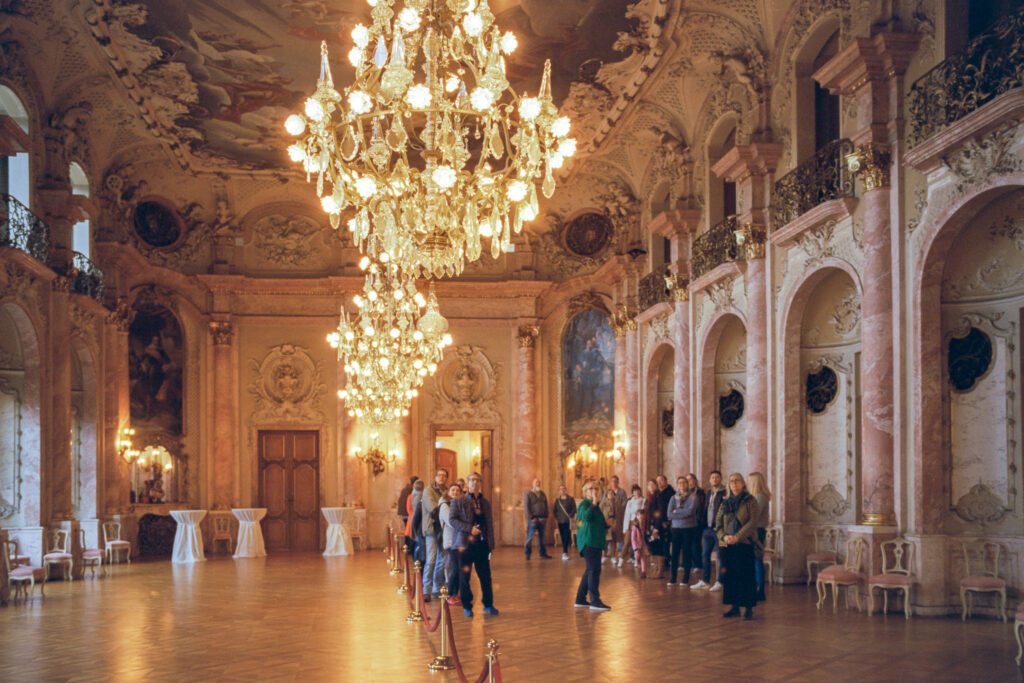
#> input picture photo-inspo/058_FULL_01_XXX-LIGHTROOM-1024x683.jpg, 1024 x 683 px
$ python -i tone_response_metrics.py   (imports and definitions only)
#> lines starting #> are read from the running program, lines starting #| are printed output that depends on the picture
"""Same-pixel display-output measurements, never perceptual preference scores.

The photographic CPU output is 16-bit encoded sRGB. All memberships are frozen
from a named baseline. The Gaussian band-pass signals include texture, edges and
grain; their RMS does not establish recovered scene detail or image quality.
"""

from dataclasses import dataclass
import math

import cv2
import numpy as np


LUMA = np.array([0.2126, 0.7152, 0.0722], dtype=np.float64)
DETAIL_SCALES = {"fine": (0.8, 3.0), "coarse": (3.0, 12.0)}


def decode_srgb(rgb):
    return np.where(rgb <= 0.04045, rgb / 12.92,
                    ((rgb + 0.055) / 1.055) ** 2.4)


def oklab(linear_rgb):
    """OKLab coordinates using the published linear-sRGB matrices, D65.

    Coordinates use L approximately 0..1; chroma is sqrt(a*a+b*b). This is a
    display-color descriptor, not colorimetry of the original photographed scene.
    https://bottosson.github.io/posts/oklab/#converting-from-linear-srgb-to-oklab
    """
    lms = np.einsum("...c,rc->...r", linear_rgb, np.array([
        [0.4122214708, 0.5363325363, 0.0514459929],
        [0.2119034982, 0.6806995451, 0.1073969566],
        [0.0883024619, 0.2817188376, 0.6299787005],
    ]))
    return np.einsum("...c,rc->...r", np.cbrt(lms), np.array([
        [0.2104542553, 0.7936177850, -0.0040720468],
        [1.9779984951, -2.4285922050, 0.4505937099],
        [0.0259040371, 0.7827717662, -0.8086757660],
    ]))


def wrapped_hue_delta(before, after):
    """Signed shortest difference between angles, in degrees, [-180,180)."""
    return (np.degrees(after - before) + 180) % 360 - 180


# [5 lines left out: function read_render, not called in this run]


@dataclass
class Features:
    rgb: np.ndarray
    linear: np.ndarray
    luma: np.ndarray
    y: np.ndarray
    lab: np.ndarray
    chroma: np.ndarray
    hue: np.ndarray
    detail: dict


def features(rgb):
    linear = decode_srgb(rgb)
    luma = np.einsum("...c,c->...", rgb, LUMA)
    lab = oklab(linear)
    detail = {}
    for name, (low, high) in DETAIL_SCALES.items():
        # Explicit finite support makes the content erosion exact and auditable.
        def blur(sigma):
            radius = math.ceil(3 * sigma)
            return cv2.GaussianBlur(luma, (2 * radius + 1, 2 * radius + 1), sigma,
                                    borderType=cv2.BORDER_REFLECT_101)
        detail[name] = blur(low) - blur(high)
    return Features(rgb, linear, luma, np.einsum("...c,c->...", linear, LUMA), lab,
                    np.hypot(lab[..., 1], lab[..., 2]),
                    np.arctan2(lab[..., 2], lab[..., 1]), detail)


# [123 lines left out: functions rectangle_mask, fixed_masks, distribution, reliable_chroma_mask, measure, not called in this run]


METHOD = {
    "input": "Production CPU 16-bit sRGB PNG decoded without color conversion; same pixels and dimensions for every edit. No ACR reference or fitting.",
    "regions": "Fixed inspected sensor-coordinate rectangles. Named material samples are partial interiors, not exhaustive semantic masks. Content includes difficult photographic material but excludes film border/holder.",
    "tonalCohorts": "Five content quintiles from encoded Rec.709-weighted luma in the first profile's baseline; ties go to the upper bin, so counts need not be equal. These exact masks are shared by all profiles and variants.",
    "deltaBaseline": "Each variant is compared to its own profile's baseline; the variant adjustments are increments, including against Clean Invert's nonzero Highlights/Shadows/Vibrance. Exact parameters are saved for every render.",
    "luminance": "Linear Y uses decoded sRGB with weights .2126,.7152,.0722. Encoded luma uses those weights before decoding. Delta255 is display-code scale, not scene exposure. Median EV is log2(edited linear Y/baseline linear Y), excluding either <=1e-6.",
    "colorReliability": "Mask fixed separately from each profile baseline: OKLab C>=.025, L>=.08, encoded luma strictly .03..97, linear Y>1e-6. Wrapped hue additionally excludes edited C<.005 or L<.02 and reports the exclusion count. Tiny neutral color is never treated as a reliable hue.",
    "color": "OKLab describes display output. Raw delta C naturally changes with lightness; relative chroma C/L percentage and wrapped hue are also reported. Matched-Y ray distance compares the edit with unclamped baseline linear RGB multiplied by editedY/baselineY, then measures Euclidean OKLab distance times 100. It measures departure from proportional baseline color at the same output luminance, not aesthetic correctness or calibrated scene accuracy.",
    "detail": "Encoded-luma bandpass = Gaussian(sigma .8)-Gaussian(3) (fine), or Gaussian(3)-Gaussian(12) (coarse), sigma in 900px raster pixels. Kernels have radius ceil(3*sigma), BORDER_REFLECT_101. All selection centers intersect content eroded by the larger radius, so no filter reaches holder. Named material rectangles are additionally eroded by that radius; no kernel reaches another material outside the authored rectangle. Small face/skin rectangles therefore often have no coarse-scale measurement. Tonal quintiles sample neighborhood contrast centered on that tonal cohort, allowing adjacent content tones into the kernel. RMS ratio is edited/baseline; baseline RMS<=1e-6 or empty selection yields null. This contains texture, grain and edges and is not recovered detail, sharpness or a preference score.",
    "clipping": "Channel occupancy only: black=0 and near-white>=65534/65535. A channel occupancy change is not a count of completely clipped pixels and does not establish source clipping.",
    "limits": "900px archived scan inputs; no full-resolution export, scene fidelity, unseen-profile validation, native input-to-display timing or subjective quality claim. Review full images and each named region; do not optimize a single aggregate score.",
}

>>> import cv2
>>> picture = cv2.imread('../../photo-inspo/058_FULL_01_XXX-LIGHTROOM-1024x683.jpg')
#> picture is the input picture: shape (683, 1024, 3); mean B, G, R 80.2, 100.5, 134
>>> result = features(picture)
#> in decode_srgb, `return np.where(rgb <= 0.04045, rgb / 12.92, ((rgb + 0.055) / 1.055) *..`:
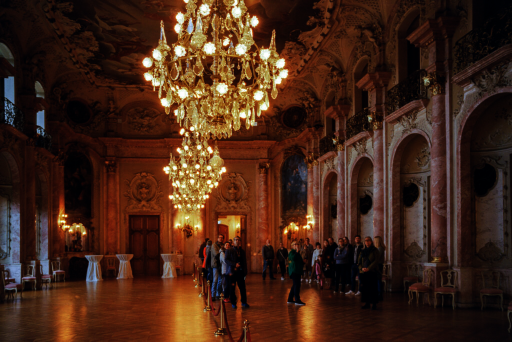
#> returned value: shape (683, 1024, 3) float64 (shown at 1/2 size); mean of channels 0, 1, 2 48148.8, 77588.1, 139644.7; drawn with min black and max white
#> in features, `luma = np.einsum("...c,c->...", rgb, LUMA)`:
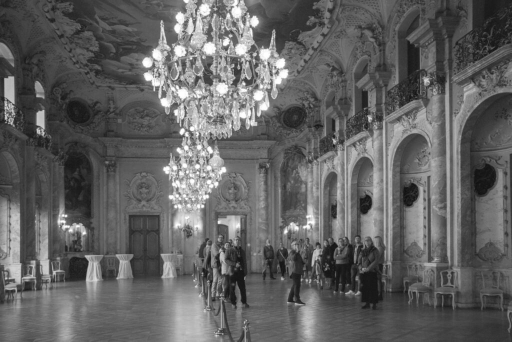
#> luma: shape (683, 1024) float64 (shown at 1/2 size); min 11.33, max 255, mean 98.6
#> in oklab, `lms = np.einsum("...c,rc->...r", linear_rgb, np.array([ [0.4122214708,..`:
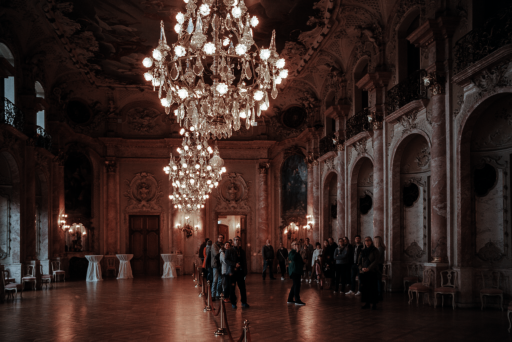
#> lms: shape (683, 1024, 3) float64 (shown at 1/2 size); mean B, G, R 68645.1, 78014.5, 114082.8; drawn with min black and max white
#> in oklab, `return np.einsum("...c,rc->...r", np.cbrt(lms), np.array([ [0.21045425..`:
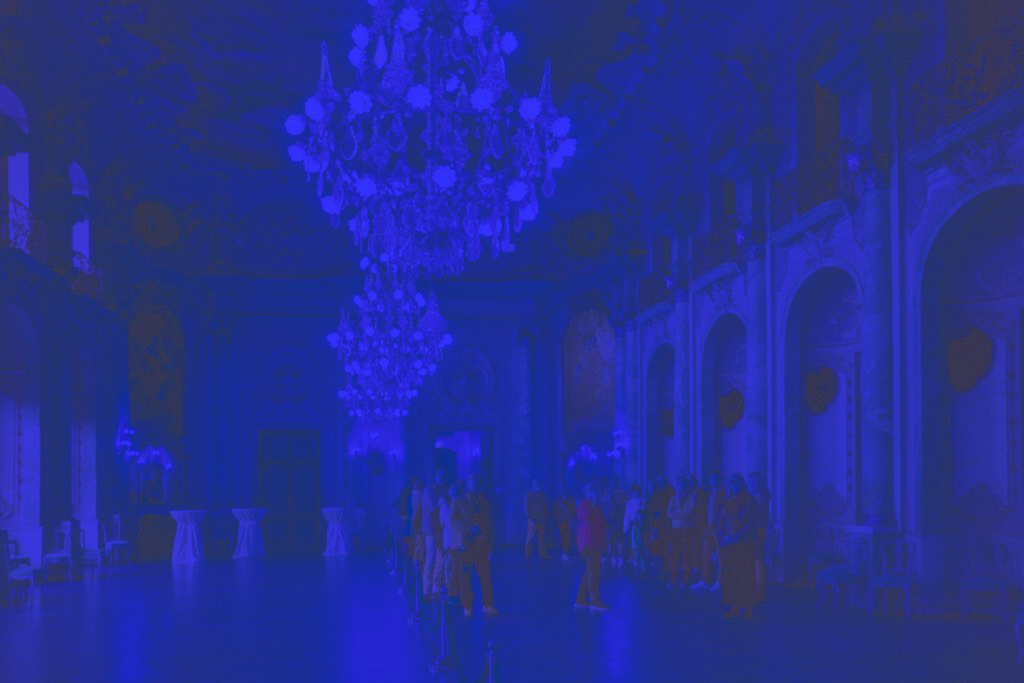
#> returned value: shape (683, 1024, 3) float64; mean of channels 0, 1, 2 37.8, -0.8, -5; drawn with min black and max white
#> the loop in features, `for name, (low, high) in DETAIL_SCALES.items():` made 2 passes
#> after the loop in features, `for name, (low, high) in DETAIL_SCALES.items():`: detail = 2 items

$ run again, on photo-inspo/25.jpg
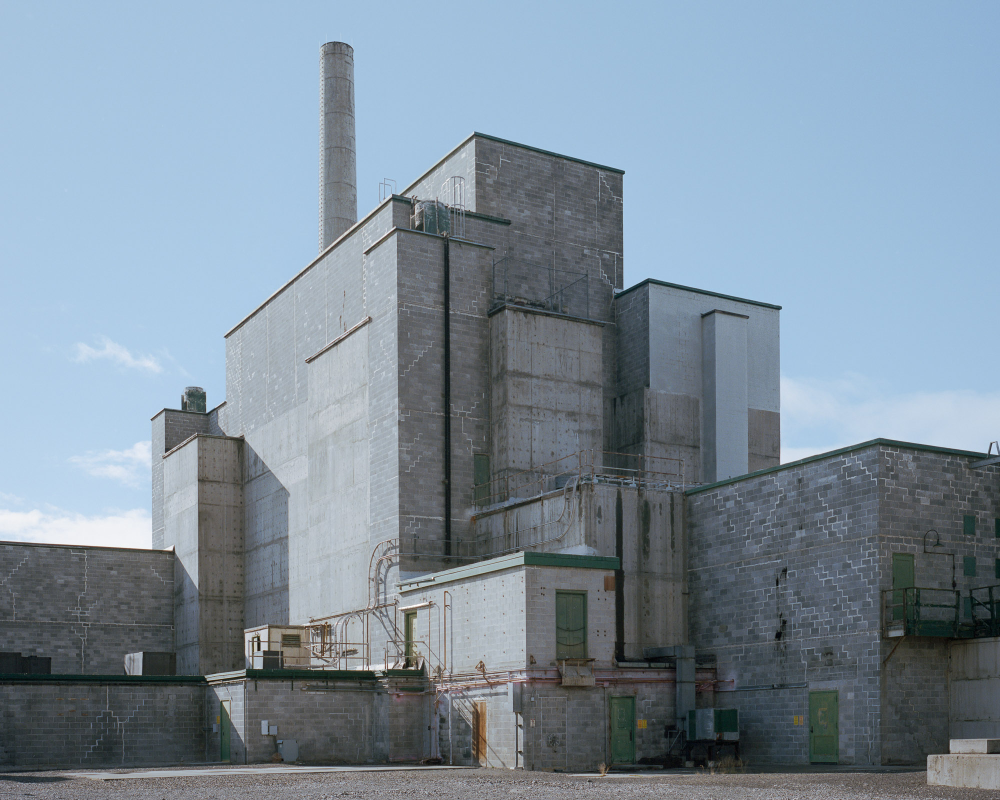
#> input picture photo-inspo/25.jpg, 2000 x 1600 px (shown at 1/2 size)
#> picture is the input picture: shape (1600, 2000, 3); mean B, G, R 155.1, 141.8, 126.1
#> in oklab, `lms = np.einsum("...c,rc->...r", linear_rgb, np.array([ [0.4122214708,..`:
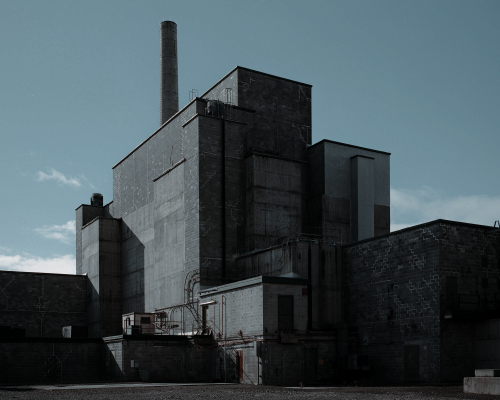
#> lms: shape (1600, 2000, 3) float64 (shown at 1/4 size); mean B, G, R 180864.6, 169090.1, 140995.9; drawn with min black and max white
#> in oklab, `return np.einsum("...c,rc->...r", np.cbrt(lms), np.array([ [0.21045425..`:
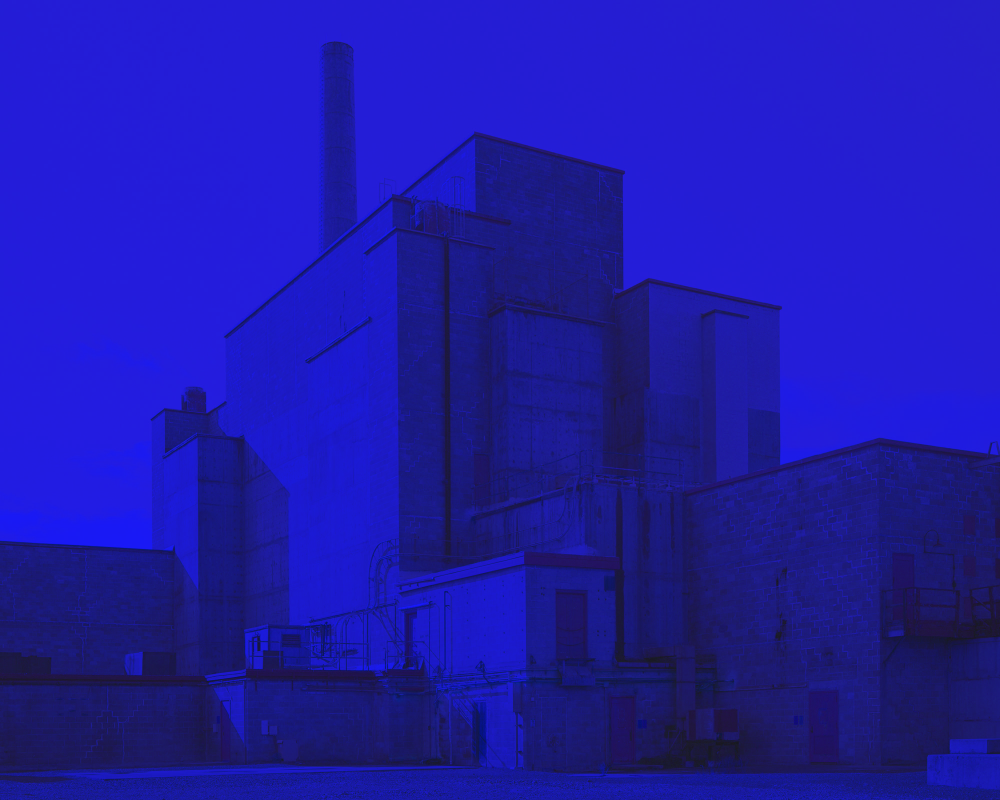
#> returned value: shape (1600, 2000, 3) float64 (shown at 1/2 size); mean of channels 0, 1, 2 50.3, 0.7, 2.2; drawn with min black and max white
#> the loop in features, `for name, (low, high) in DETAIL_SCALES.items():` made 2 passes
#> after the loop in features, `for name, (low, high) in DETAIL_SCALES.items():`: detail = 2 items

$ run again, on photo-inspo/46.jpg
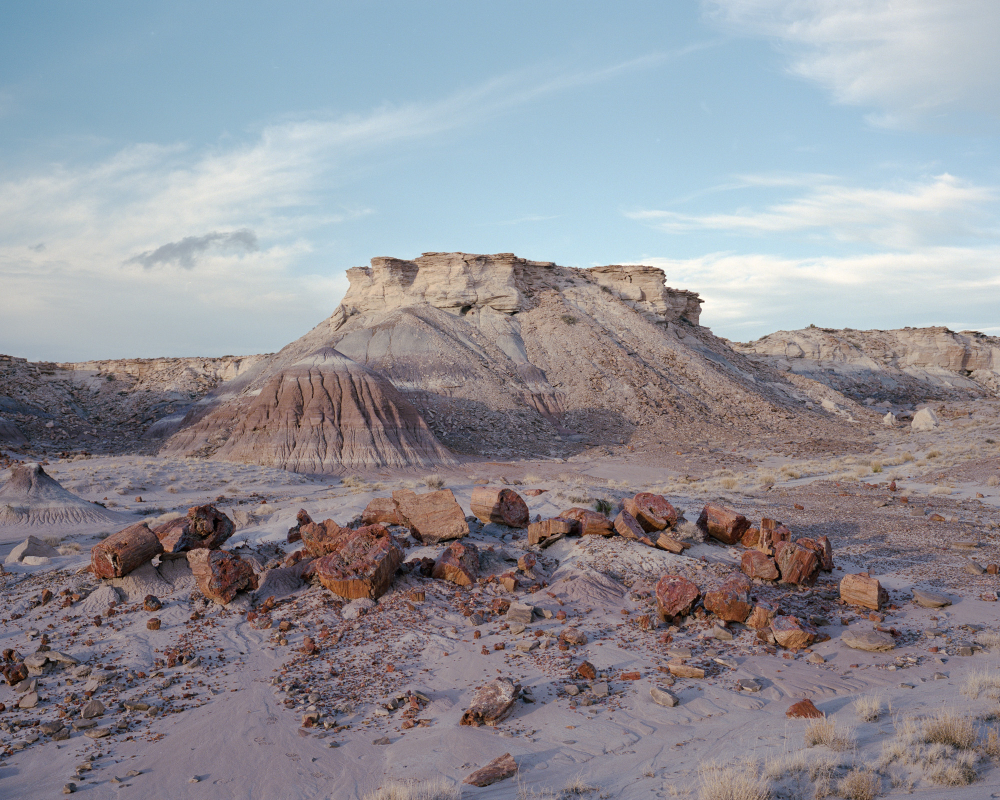
#> input picture photo-inspo/46.jpg, 2000 x 1600 px (shown at 1/2 size)
#> picture is the input picture: shape (1600, 2000, 3); mean B, G, R 152.6, 145.6, 146
#> in oklab, `lms = np.einsum("...c,rc->...r", linear_rgb, np.array([ [0.4122214708,..`:
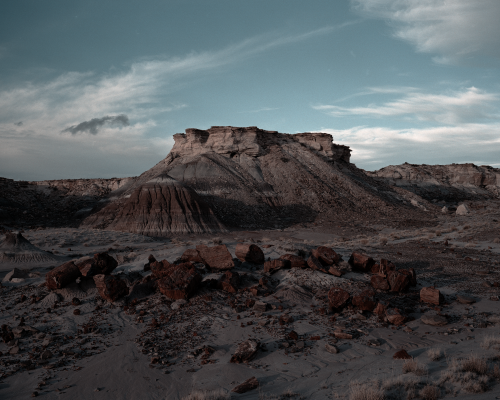
#> lms: shape (1600, 2000, 3) float64 (shown at 1/4 size); mean B, G, R 174809.6, 169835.2, 161536.4; drawn with min black and max white
#> in oklab, `return np.einsum("...c,rc->...r", np.cbrt(lms), np.array([ [0.21045425..`:
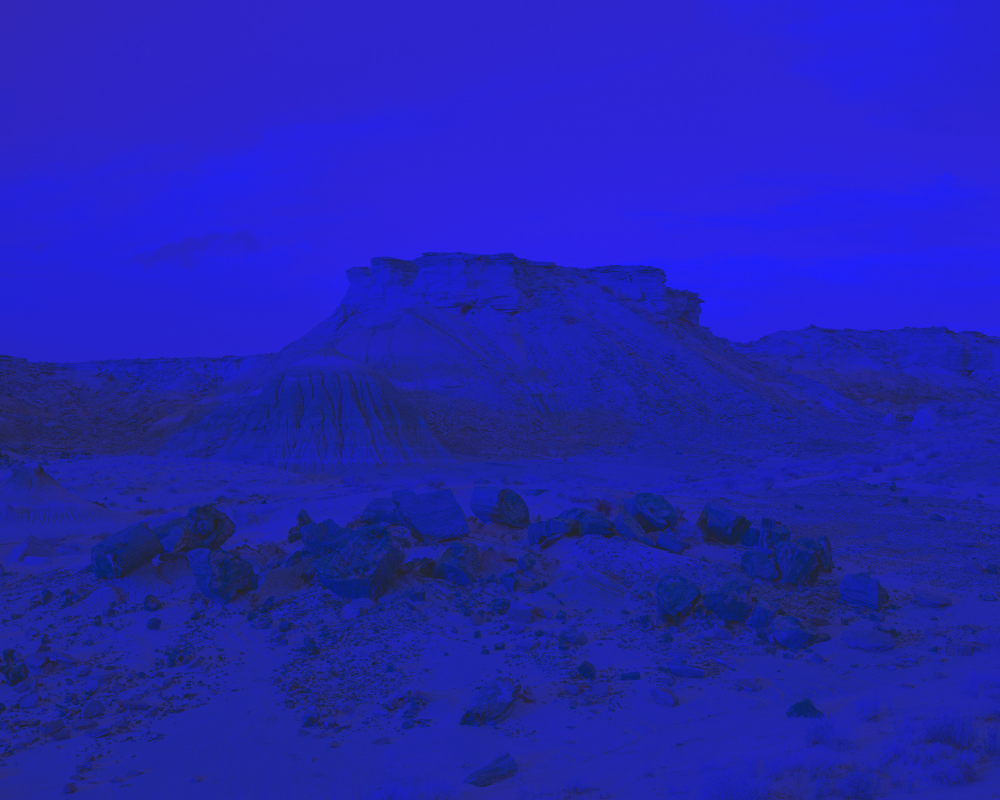
#> returned value: shape (1600, 2000, 3) float64 (shown at 1/2 size); mean of channels 0, 1, 2 51.6, 0.7, 0; drawn with min black and max white
#> the loop in features, `for name, (low, high) in DETAIL_SCALES.items():` made 2 passes
#> after the loop in features, `for name, (low, high) in DETAIL_SCALES.items():`: detail = 2 items
